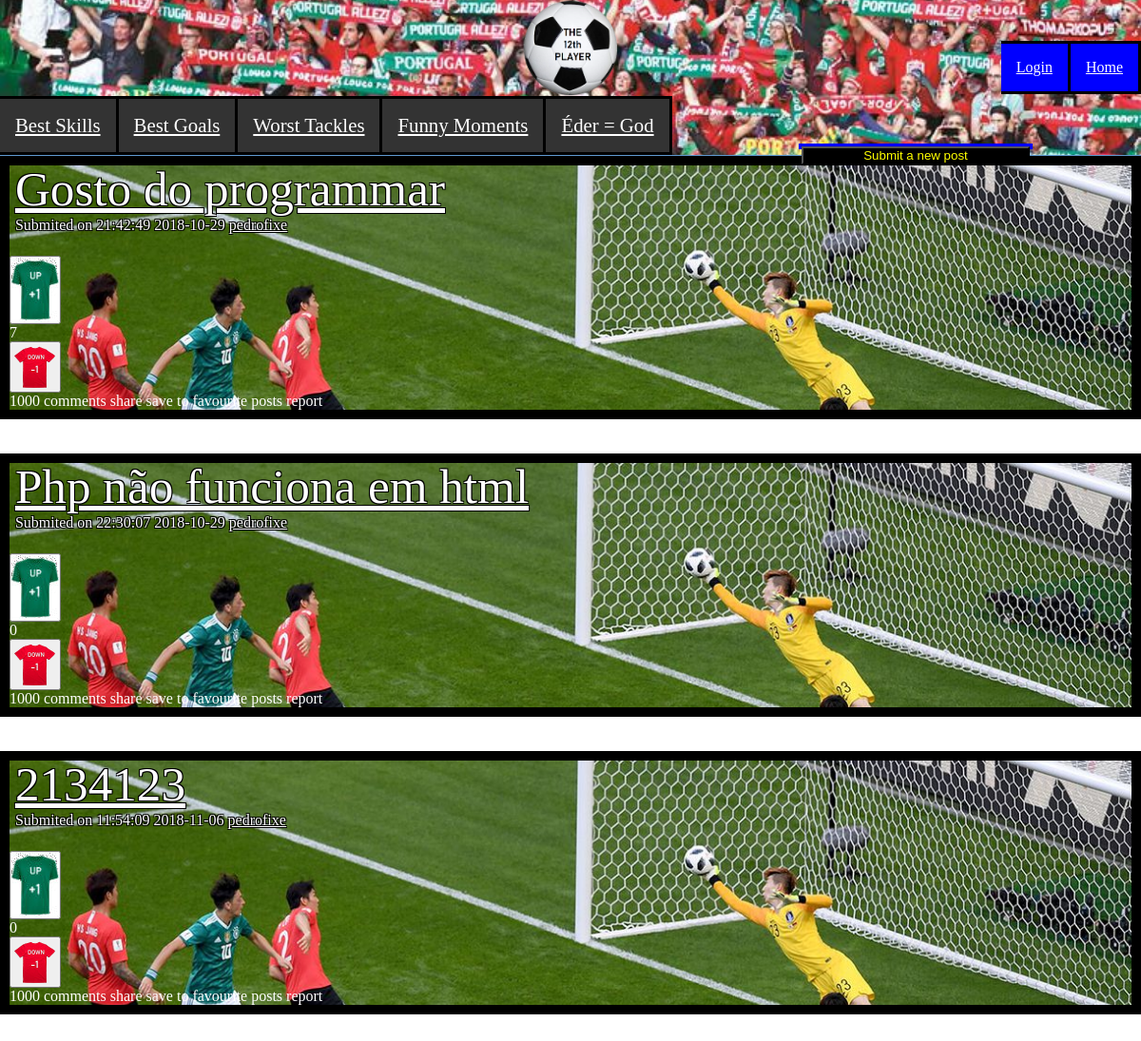
The page /posts.php on the database as committed earlier.
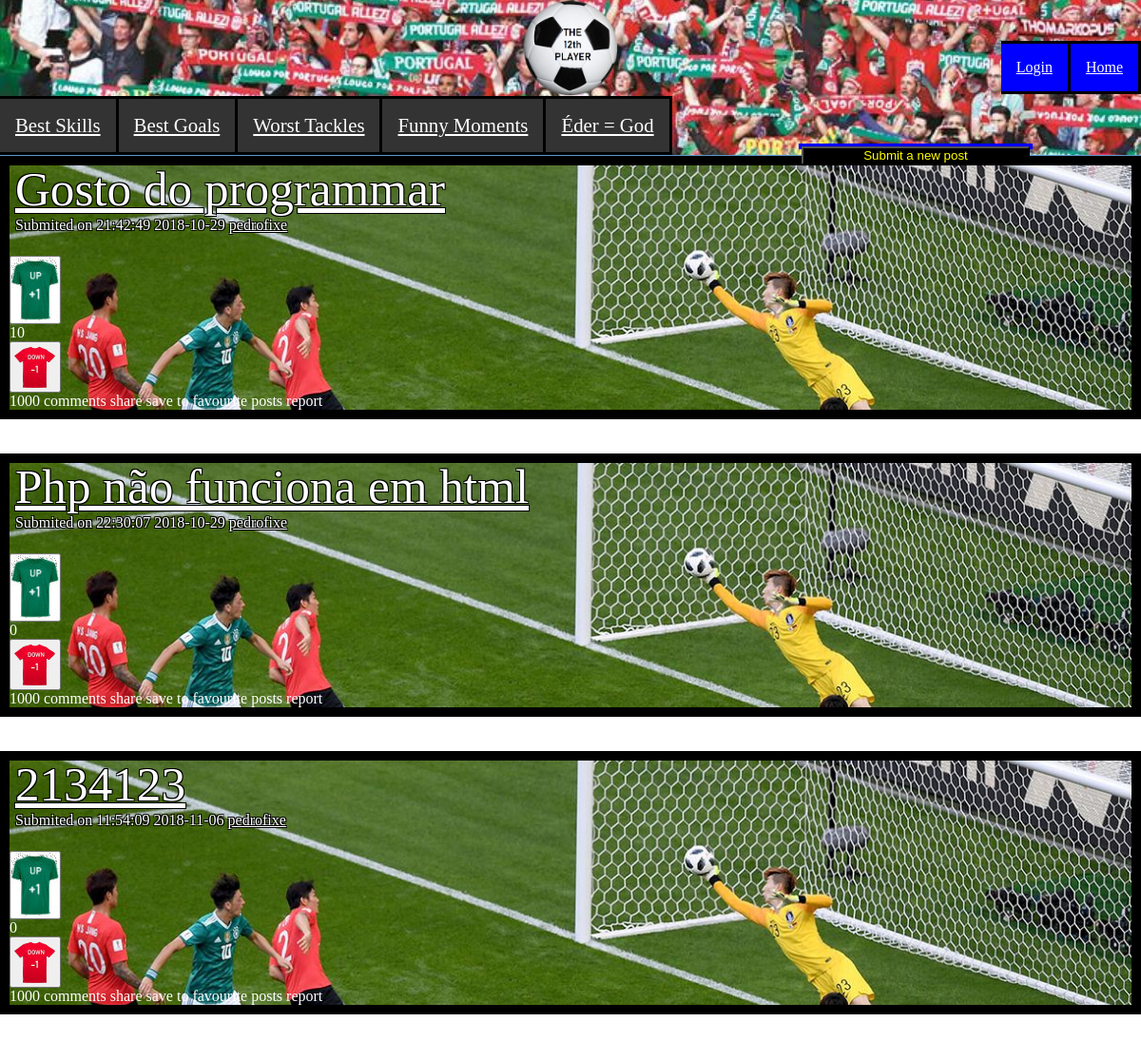
The same page on the database as committed later.
### tables this page shows
CREATE TABLE Post (
	idPost		INTEGER NOT NULL PRIMARY KEY,
	idUser		INTEGER REFERENCES User (idUser),

	Title 		VARCHAR (100) NOT NULL,
	Text		VARCHAR (1000) NOT NULL,

	Link		VARCHAR NOT NULL,

	Date		INTEGER NOT NULL,

	Upvotes		INTEGER,
	Downvotes	INTEGER
);

CREATE TABLE User (
    idUser      INTEGER  NOT NULL PRIMARY KEY,

    username	VARCHAR (50) NOT NULL UNIQUE,
	password	VARCHAR NOT NULL,
	age 		INTEGER NOT NULL,
	email		VARCHAR (100) NOT NULL UNIQUE
);

### utilities.php (called while the page is built, shortened)
<?php
	function getUsernameFromID($dbh, $id)
	{
		$query = $dbh->prepare('SELECT * FROM User WHERE idUser = ?');
		$query->execute(array($id));
		$results = $query->fetchAll();
		return $results[0]['username'];
	}
	function loggedIn()
	{
		$session = session_start();
		if (isset($_SESSION['id']))
		{
			$id = $_SESSION['id'];
			return $id;
		}
		else
		{
			return -1;
		}
	}
?>

### posts.php (the view, shortened to what this page needs)
<?php
	include_once("utilities.php");
	$dbh = new PDO('sqlite:database.db');
	$dbh->setAttribute(PDO::ATTR_EMULATE_PREPARES, false);
	$query = $dbh->prepare('SELECT * from Post');
	$status = $query->execute();
	$posts = $query->fetchAll();
?>
<!DOCTYPE <!DOCTYPE html>
<html lang="en" dir="ltr">
<head>
	<link href="style.css" rel="stylesheet">
</head>
<body>
	<nav class='posts'>
		<div class = "logo">
			<a href="./index.php">
				<img src='./12th.png'>
			</a>
		</div>
		<div class= "posts2">
			<ul>
				<li><a href="#a">Best Skills</a></li>
				<li><a href=#b>Best Goals</a></li>
				<li><a href=#c>Worst Tackles </a></li>
				<li><a href=#d>Funny Moments </a></li>
				<li><a href=#e>Éder = God </a></li>
			</ul>
		</div>
		<div class="profileInPosts">
			<div>
				<ul>
					<?php
					$id = loggedIn();
					if ($id == -1) : ?>
						<li><a href="index.php">Home</a></li>
						<li><a href="login.html">Login</a></li>
					<?php else : ?>
						<li><a href="index.php">Home</a></li>
						<li><a href="logout.php">Logout</a></li>
						<li><a href="profile.html">Profile</a></li>
					<?php endif; ?>
				</ul>
			</div>
			<form class="submitButton" action="indextopost.php">
				<input type="submit" value="Submit a new post">
			</form>
		</div>
	</nav>
		   <div id="posts">
		   	<?php foreach($posts as $post) { ?>
		   		<div id="main" class="postPage">
		   			<div class='post'>
							<div class="post-body">
		   					<a href="postPage.php?id=<?=$post['idPost']?>" class='post-title'> <?=$post['Title']?> </a>
		   					<p> Submited on <?=date('H:i:s Y-m-d', $post['Date']);?> <a href="#" class='submitter'> <?=getUsernameFromID($dbh, $post['idUser']);?></a><br><br></p>
		   				</div>
							<div class="post-votes">
		   					<div class='ball up' >
		   						<button onclick='upVote(<?=$post['idPost']?>)' id='upVote()'>
		   							<img src="./upvote.jpg">
		   						</button>
		   					</div>
		   					<div id="numberOfVotes<?=$post['idPost']?>"><?=$post['Upvotes']-$post['Downvotes']?></div>
		   					<div class='ball down' id='downvote()'>
		   						<button onclick='downVote(<?=$post['idPost']?>)' id='downVote()'>
		   							<img src="./downvote1.png">
		   						</button>
		   					</div>
		   				</div>
		   				<div class='post-options'>
		   					<span>1000 comments</span>
		   					<span>share</span>
		   					<span>save to favourite posts</span>
		   					<span>report</span>
		   				</div>
		   			</div>
		   		</div>
				</div>
		   		<br><br>
		   	<?php } ?>
		</body>
		</html>

### style.css (style rules this page uses)
* { margin: 0; padding: 0; }
.postPage { margin-top: 0%; display: grid; background-color: grey; z-index: 1; align-items: left; }
.posts { display: grid; grid-auto-rows: auto; margin-top: 0%; margin-bottom: 0%; margin: 0; padding: 0; background-color: grey; border-bottom: solid #5f99cf; border-width: thin; position: relative; align-items: left; }
.post { margin-bottom: -1%; text-align: left; margin-bottom: 0%; background: url(korea.jpg); background-size: cover; border: 10px solid black; color: white; }
.profileInPosts { margin-top: -10%; }
.profileInPosts ul li { align-items: flex-end; background-color: blue; float: right; }
.profileInPosts ul li a { align-items: flex-end; color: white; background-color: blue; }
.logo { margin-left: auto; margin-right: auto; }
.posts2 ul li a { color: white; font-size: 130%; }
nav { background-image: url(pt.png); background-repeat: no-repeat; background-position: center; background-size: cover; width: 100%; border-bottom: solid; border-color: black; border-width:thick; }
nav ul { background-color: #333333; margin: 0; list-style: none; display: block; }
nav ul li { background-color: #333333; float: left; padding: 16px; display: block; display: inline-table; border-right: solid black; border-top: solid black; border-bottom: solid black; }
.submitButton input[type="submit"] { align-items: center; margin-left: auto; margin-right: auto; background-color: black; color: yellow; width: 20%; position: fixed; text-align: center; }
.submitButton { position: absolute; background-color: black; color: white; width: 20%; border: solid blue; margin-left: 70%; margin-top: 9%; }
.post-votes { text-align: left; }
.post-body { bottom: 2%; left: 0.5%; position: relative; color: white; text-shadow: -1px -1px 0 #000, 1px -1px 0 #000, -1px 1px 0 #000, 1px 1px 0 #000; }
.post-title { position: relative; font-size: 320%; color: white; text-shadow: -1px -1px 0 #000, 1px -1px 0 #000, -1px 1px 0 #000, 1px 1px 0 #000; }
.submitter { color: white; margin-top: 20%; }

Rows that differ between the two databases and show on the page:
changed post "Gosto do programmar": $post['Upvotes']-$post['Downvotes'] "7" → "10"
